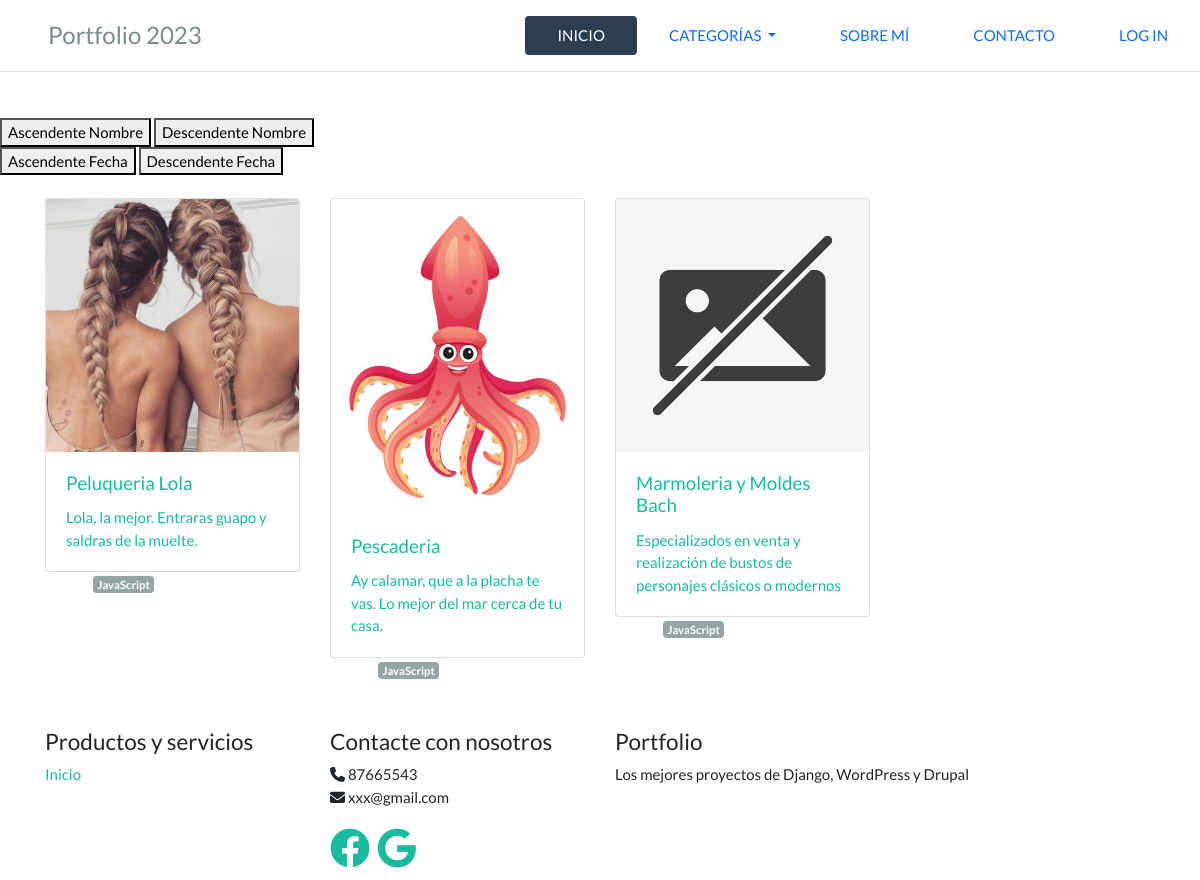
Screenshot of /index.php?categoria=5 with the database file from the repository.
### tables this page shows
CREATE TABLE `proyecto` (
  `id` int(11) NOT NULL,
  `clave` varchar(30) NOT NULL,
  `titulo` varchar(40) NOT NULL,
  `fecha` varchar(10) NOT NULL,
  `descripcion` varchar(400) NOT NULL,
  `imagen` varchar(60) DEFAULT NULL
);

CREATE TABLE `categoria` (
  `id` int(11) NOT NULL,
  `Nombre` varchar(20) NOT NULL
);

### mysql/db_access.php (called while the page is built, shortened)
<?php
function close_connection($conn){
    $conn = null;
}
?>

### mysql/proyecto_sql.php (called while the page is built, shortened)
<?php include_once("db_access.php");
?>
<?php
function get_proyectos_por_categoria($conn, $cat){
    $proyecto_por_categoria = "SELECT pr.* FROM proyecto pr JOIN categoria_proyecto cp ON pr.id = cp.proyecto_id WHERE cp.categoria_id=$cat";
    $consulta = $conn->prepare($proyecto_por_categoria);
    $isOK = $consulta->execute();
    return $consulta->fetchAll();
}
?>

### mysql/categoria_sql.php (called while the page is built)
<?php
function get_categorias_por_proyecto($conn, $proyecto_id){
    $categorias_por_proyecto = "SELECT c.nombre, c.id
                                FROM categoria_proyecto cp,
                                    categoria c
                                WHERE c.id = cp.categoria_id
                                    AND cp.proyecto_id = :proy_id";
    $consulta = $conn->prepare($categorias_por_proyecto);
    $consulta->setFetchMode(PDO::FETCH_ASSOC);
    $consulta->bindParam(":proy_id", $proyecto_id);
    $isOk = $consulta->execute();
    return $consulta->fetchAll();
}
function get_categorias_all($conn){
    $todas_las_categorias = "SELECT nombre, id
    FROM categoria" ;
$consulta = $conn->prepare($todas_las_categorias);
$consulta->setFetchMode(PDO::FETCH_ASSOC);
$isOk = $consulta->execute();
return $consulta->fetchAll();
}
?>

### index.php (the view, shortened to what this page needs)
<?php include_once("templates/header.php");?>
<?php include_once("mysql/proyecto_sql.php"); ?>
<?php
$categoria_id = $_GET['categoria'];
$proyectosTry = is_null($categoria_id)? get_proyectos_all($conn) : get_proyectos_por_categoria($conn, $categoria_id);
?>
<div>
<br>
<button onclick="location.href='index.php'" type="button">
         Ascendente Nombre</button>
         <button onclick="location.href='index.php'" type="button">
         Descendente Nombre</button>
         <br>
<button onclick="location.href='index.php'" type="button">
        Ascendente Fecha</button>
        <button onclick="location.href='index.php'" type="button">
        Descendente Fecha</button>
        <br>
</div>
<?php
$conn=open_connection();
?>
<div class="container mb-5">
   <div class="row">
   <?php foreach($proyectosTry as $proyecto): ?>
       <div class="col-sm-3">
           <a href="proyecto.php?id=<?php echo $proyecto['id']?>" class="p-5">
               <div class="card">
                   <img class="card-img-top" src="<?php echo (($proyecto['imagen']!=NULL) ? $proyecto['imagen']  : "/static/images/picture-not-available.jpg");?> "alt="<?php echo utf8_encode($proyecto['titulo'])?> ">
                   <div class="card-body">
                       <h5 class="card-title"><?php echo utf8_encode($proyecto['titulo']) ?></h5>
                       <p class="card-text"><?php echo utf8_encode($proyecto['descripcion'])?></p>
                   </div>
               </div>
           </a>
       <?php foreach(get_categorias_por_proyecto($conn, $proyecto['id']) as $categoria): ?>
       <a href="index.php?categoria=<?php echo $categoria['id']?>" class="badge bg-secondary"><?php echo utf8_encode($categoria['nombre'])
       ?></a>
       <?php endforeach; ?>
       </div>
   <?php endforeach; ?>
   </div>
</div>
<?php include("templates/footer.php"); ?>

### rows the page displays
proyecto: imagen (picture), titulo "Peluqueria Lola", descripcion "Lola, la mejor. Entraras guapo y saldras de la muelte."
categoria: Nombre "JavaScript"
proyecto: imagen (picture), titulo "Pescaderia", descripcion "Ay calamar, que a la placha te vas. Lo mejor del mar cerca de tu casa."
proyecto: shows a picture, titulo "Marmoleria y Moldes Bach", descripcion "Especializados en venta y realización de bustos de personajes clásicos o modernos"

### other values shown
anyoActual() "2023"
